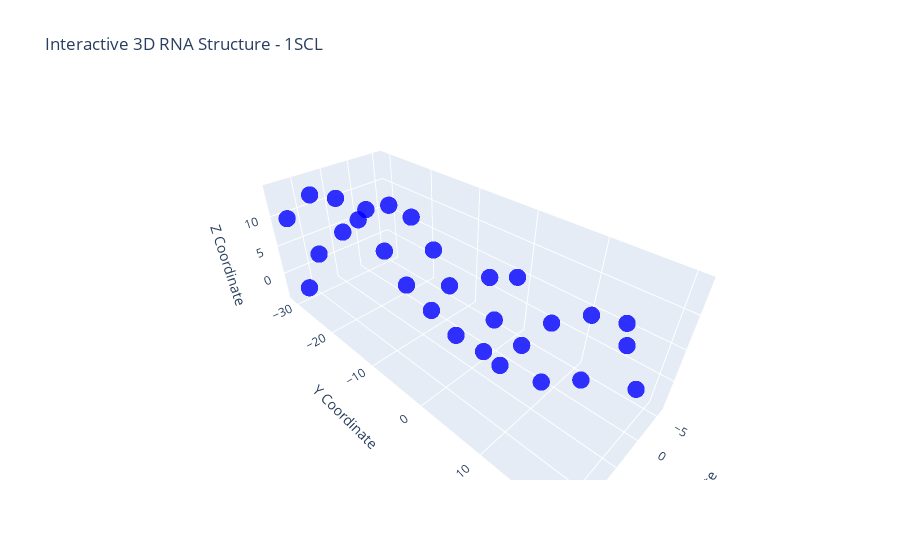

The notebook cell this image was saved under:
### Markdown cell above
## Visualize the 3D RNA Structure

### Code cell
# If this not work at kaggle, please pull it to your local machine and run it there
df_1SCL = df_train_labels[df_train_labels["ID"].str.startswith("1SCL_A_")].iloc[:29]

fig = go.Figure()

fig.add_trace(go.Scatter3d(
    x=df_1SCL["x_1"], 
    y=df_1SCL["y_1"], 
    z=df_1SCL["z_1"],
    mode='markers',
    marker=dict(size=6, color='blue', opacity=0.8),
    text=df_1SCL["resname"],  # show by hovering over point the niklotide type
    name="C1' Carbon Atoms"
))

fig.update_layout(
    title="Interactive 3D RNA Structure - 1SCL",
    scene=dict(
        xaxis_title="X Coordinate",
        yaxis_title="Y Coordinate",
        zaxis_title="Z Coordinate"
    )
)
fig.show()

### Figure 1 — Plotly figure (JSON) as saved in the notebook; plotly's stock layout.template omitted (floating-point values rounded to 4 significant figures)
{"data": [{"marker": {"color": "blue", "opacity": 0.8, "size": 6}, "mode": "markers", "name": "C1' Carbon Atoms", "text": ["G", "G", "G", "U", "G", "C", "U", "C", "A", "G", "U", "A", "C", "G", "A", "G", "A", "G", "G", "A", "A", "C", "C", "G", "C", "A", "C", "C", "C"], "type": "scatter3d", "x": [13.76, 9.31, 5.529, 2.678, 1.827, 2.04, 1.107, 2.991, 0.896, 0.228, 4.329, 5.165, 2.61, 1.174, 1.58, -1.575, -6.051, -5.554, -3.107, -1.41, 1.866, 3.655, 5.314, 7.931, 8.735, 9.108, 8.897, 9.673, 12.64], "y": [-25.97, -29.64, -27.81, -24.9, -20.14, -14.91, -11.51, -6.406, -1.193, 2.646, 2.718, 4.792, 9.495, 13.83, 20.11, 16.93, 14.76, 10.41, 6.405, 3.335, -0.716, -4.444, -7.656, -9.528, -12.65, -17.3, -22.61, -28.34, -30.91], "z": [0.102, 2.669, 5.878, 9.793, 11.79, 11.77, 7.517, 4.783, 7.608, 9.128, 4.804, -0.914, -2.308, 0.201, 3.76, 5.897, 5.224, 4.309, 2.12, -2.655, -4.333, -2.485, 1.13, 5.781, 10.02, 13.02, 14.31, 13.29, 9.645]}], "layout": {"scene": {"xaxis": {"title": {"text": "X Coordinate"}}, "yaxis": {"title": {"text": "Y Coordinate"}}, "zaxis": {"title": {"text": "Z Coordinate"}}}, "title": {"text": "Interactive 3D RNA Structure - 1SCL"}}}
